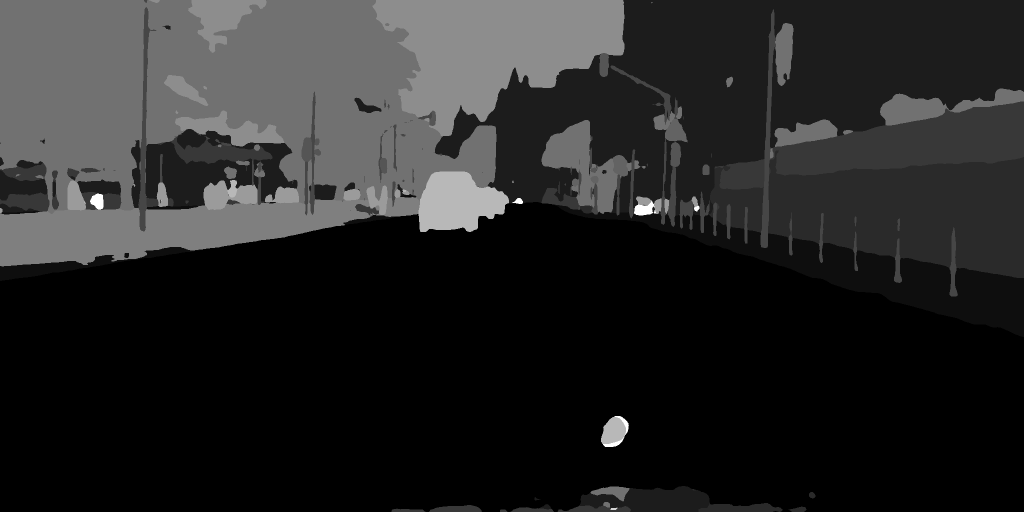
#> input picture predicted_images_city_2/frankfurt_000001_004736_gtFine_labelTrainIds.png, 2048 x 1024 px, found by its file name (shown at 1/2 size)
$ python undate_test.py
#> lines starting #> are read from the running program, lines starting #| are printed output that depends on the picture; after the words box and inside, x2 and y2 are one past the last pixel; in counts of white or black regions, pixels touching at a corner belong together
import numpy as np
import cv2
import matplotlib.pyplot as plt

# Cityscapes的19个类别到RGB颜色的映射
label_to_color = {
    0: [128, 64, 128],  # 道路
    1: [244, 35, 232],  # 人行道
    2: [70, 70, 70],    # 建筑
    3: [102, 102, 156], # 墙壁
    4: [190, 153, 153], # 栅栏
    5: [153, 153, 153], # 桥
    6: [250, 170, 30],  # 停车标记
    7: [220, 220, 0],   # 柱子
    8: [107, 142, 35],  # 草地
    9: [152, 251, 152], # 植被
    10: [70, 130, 180], # 天空
    11: [220, 20, 60],  # 人
    12: [255, 0, 0],    # 骑车人
    13: [0, 0, 142],    # 汽车
    14: [0, 0, 70],     # 卡车
    15: [0, 60, 100],   # 巴士
    16: [0, 80, 100],   # 火车
    17: [0, 0, 230],    # 摩托车
    18: [119, 11, 32],  # 自行车
}

# 替换此路径为你的图像文件路径
image_path = r'D:\study\banjiandu\UniMatch-main\Erhai semantic segmentation\predicted_images_city_2\frankfurt_000001_004736_gtFine_labelTrainIds.png'
# image_path = r'D:\study\banjiandu\UniMatch-main\Erhai semantic segmentation\predicted_images_city_2\munster_000063_000019_gtFine_labelTrainIds.png'

# 使用OpenCV加载图像，这里假设图像是单通道的类别标签图
label_image = cv2.imread(image_path, cv2.IMREAD_GRAYSCALE)
#> label_image is the input picture: shape (1024, 2048); min 0, max 18, mean 2.74

# 检查图像是否成功加载
if label_image is None:
    raise ValueError("Image not found or path is incorrect")

# 创建一个空的RGB图像
colored_image = np.zeros((label_image.shape[0], label_image.shape[1], 3), dtype=np.uint8)

# 根据预测的类别标签填充颜色
for label, color in label_to_color.items():
    mask = label_image == label
    colored_image[mask] = color
#> this loop made 19 passes
#> pass 1, `mask = label_image == label`:
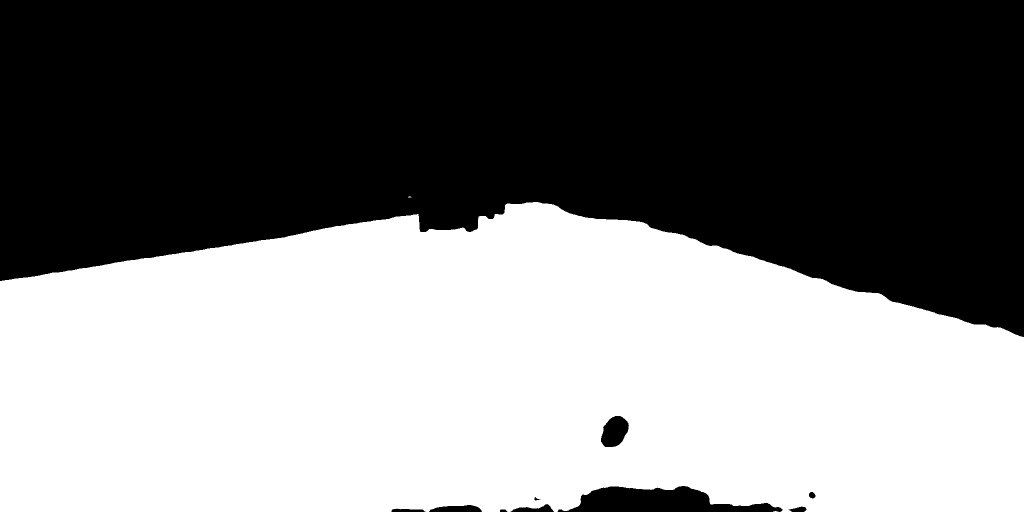
#> mask: shape (1024, 2048) bool (shown at 1/2 size); 49.5% white; 3 white regions (2 under 20 px), largest, box (x1, y1, x2, y2) and area: (0, 404, 2048, 1024) 1038117
#> pass 2, `mask = label_image == label`:
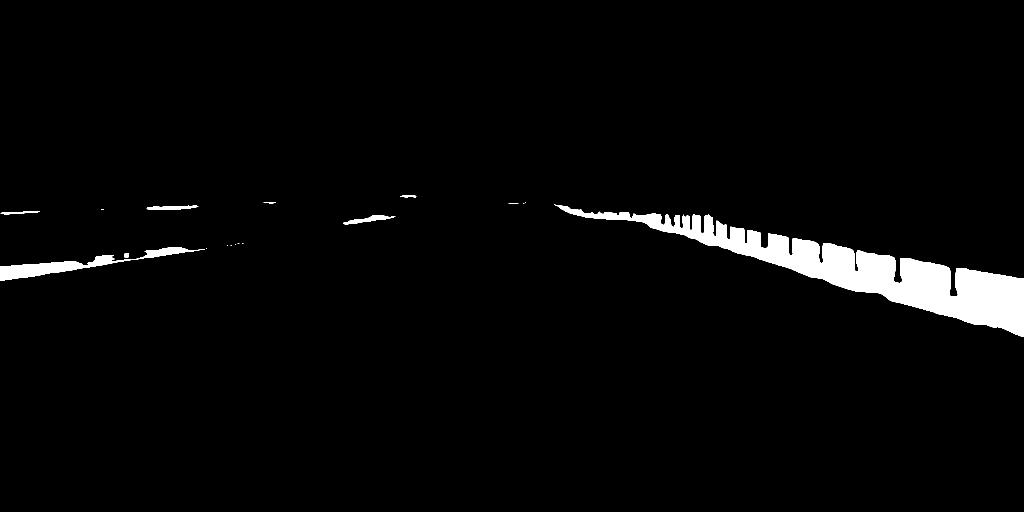
#> mask: shape (1024, 2048) bool (shown at 1/2 size); 3% white; 18 white regions (9 under 20 px), largest, box (x1, y1, x2, y2) and area: (1108, 409, 2048, 674) 54704, (0, 494, 410, 562) 5931, (686, 430, 791, 450) 710
#> pass 3, `mask = label_image == label`:
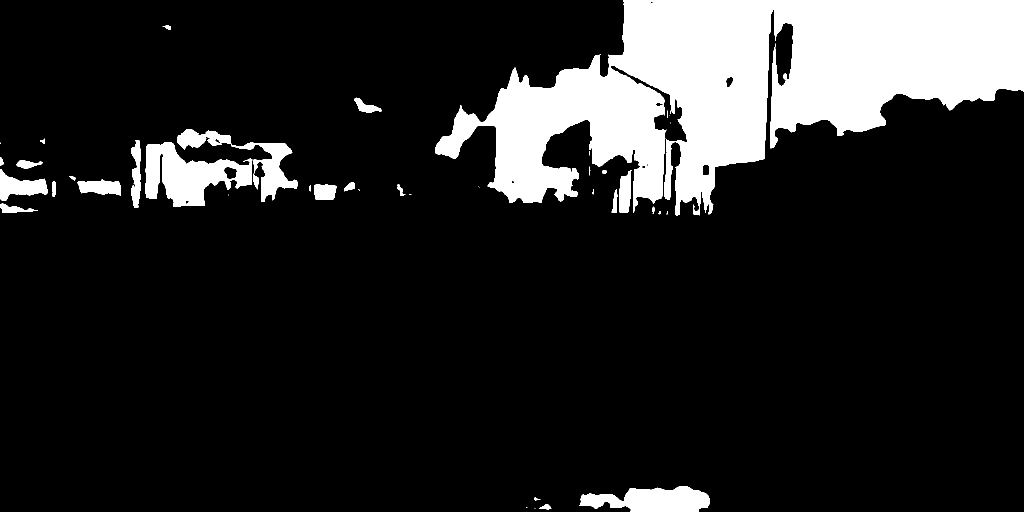
#> mask: shape (1024, 2048) bool (shown at 1/2 size); 14.6% white; 41 white regions (12 under 20 px), largest, box (x1, y1, x2, y2) and area: (870, 0, 2048, 431) 260289, (291, 284, 505, 413) 14773, (1159, 972, 1420, 1024) 9226
#> after the loop:
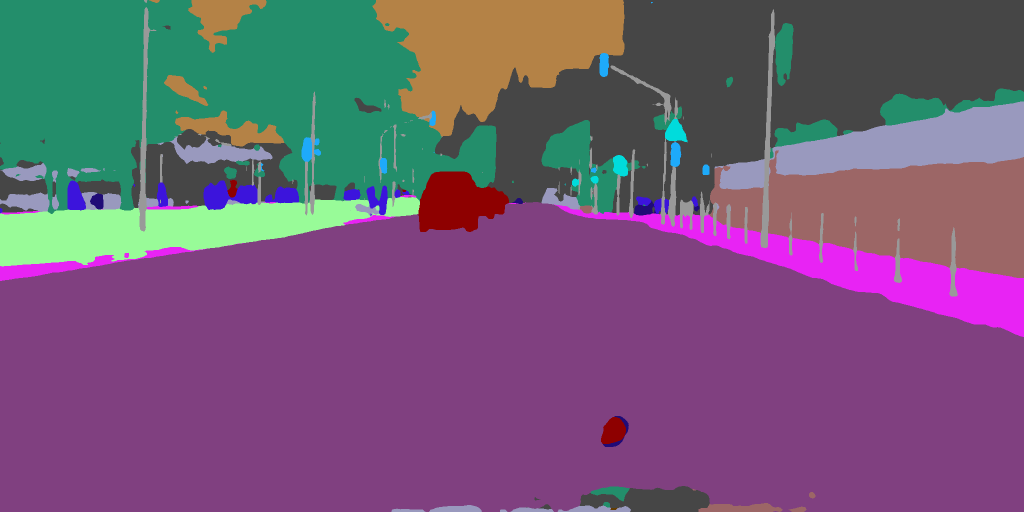
#> colored_image: shape (1024, 2048, 3) (shown at 1/2 size); mean of channels 0, 1, 2 118.8, 89, 114.3; drawn as B, G, R

# 使用matplotlib显示上色后的图像（可选）
plt.imshow(colored_image)
plt.axis('off')
plt.show()

# 指定保存路径和文件名
save_path = r'D:\study\banjiandu\UniMatch-main\Erhai semantic segmentation\splits\cityscapes1\uncity/colored_image3.png'

# 保存上色后的图像
cv2.imwrite(save_path, cv2.cvtColor(colored_image, cv2.COLOR_RGB2BGR))
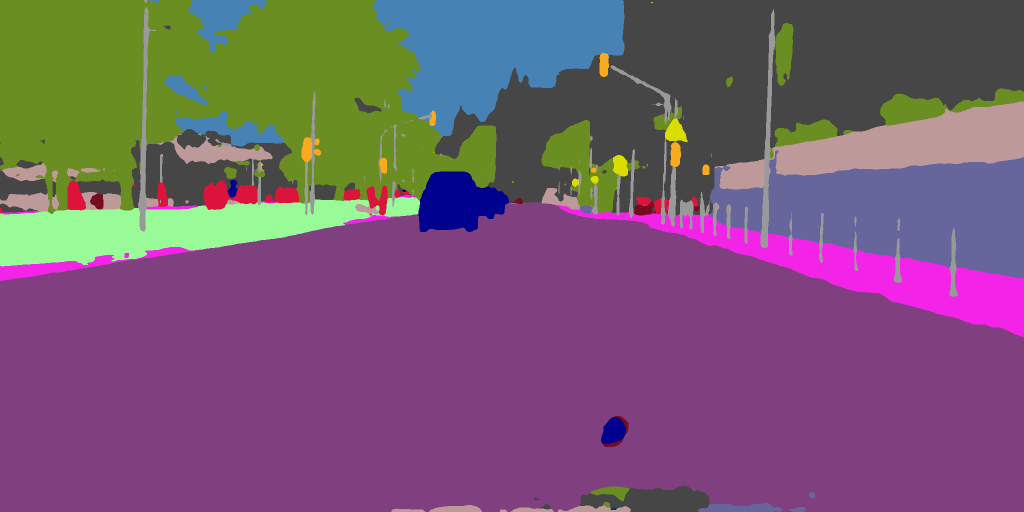
#> saved as colored_image3.png: shape (1024, 2048, 3) (shown at 1/2 size); mean B, G, R 114.3, 89, 118.8

$ run again, with predicted_images_city_2/munster_000063_000019_gtFine_labelTrainIds.png copied over predicted_images_city_2/frankfurt_000001_004736_gtFine_labelTrainIds.png
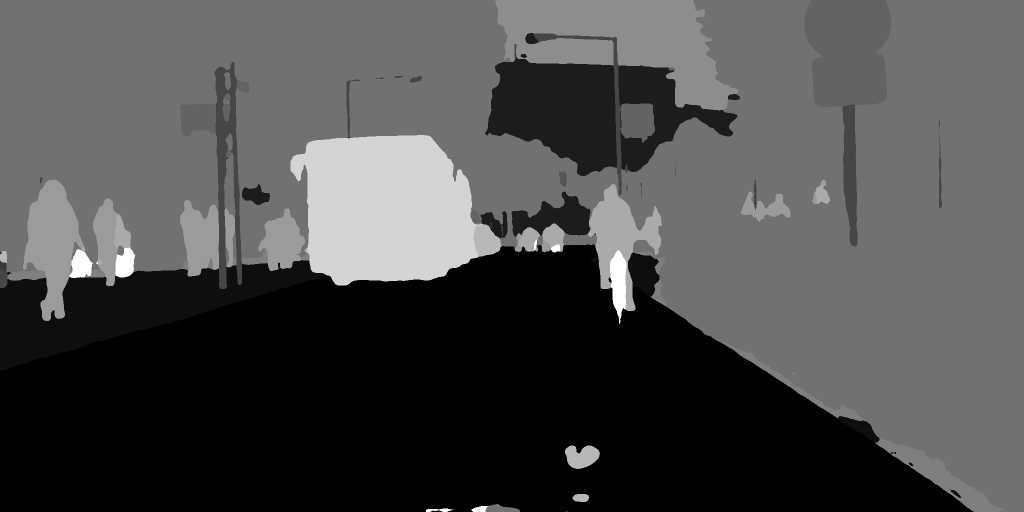
#> input picture predicted_images_city_2/munster_000063_000019_gtFine_labelTrainIds.png, 2048 x 1024 px, found by its file name (shown at 1/2 size)
#> label_image is the input picture: shape (1024, 2048); min 0, max 18, mean 5.36
#> the loop `for label, color in label_to_color.items():` made 19 passes
#> pass 1, `mask = label_image == label`:
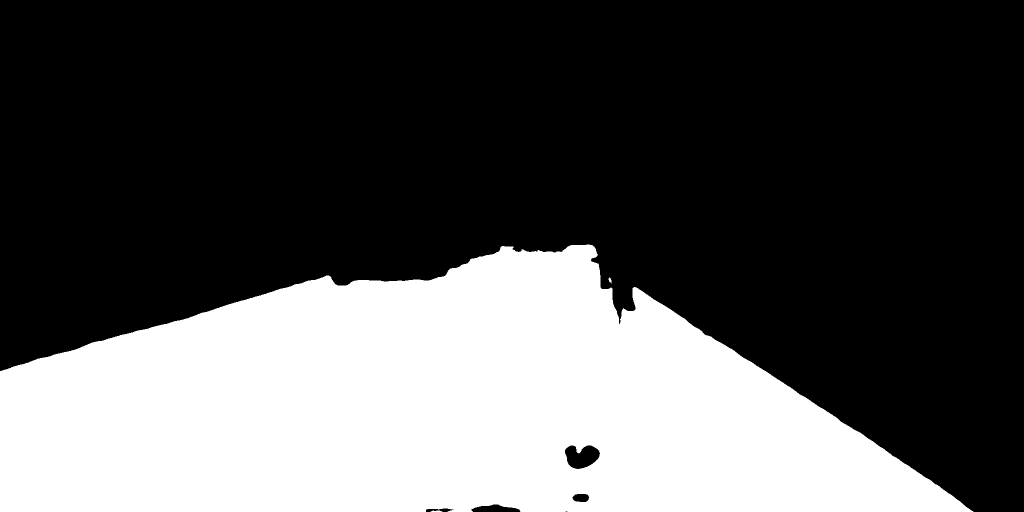
#> mask: shape (1024, 2048) bool (shown at 1/2 size); 33.2% white; 3 white regions, box (x1, y1, x2, y2) and area: (0, 489, 1947, 1024) 696606, (861, 1021, 885, 1024) 54, (1217, 554, 1223, 567) 44
#> `cv2.imwrite(save_path, cv2.cvtColor(colored_image, cv2.COLOR_RGB2BGR))`:
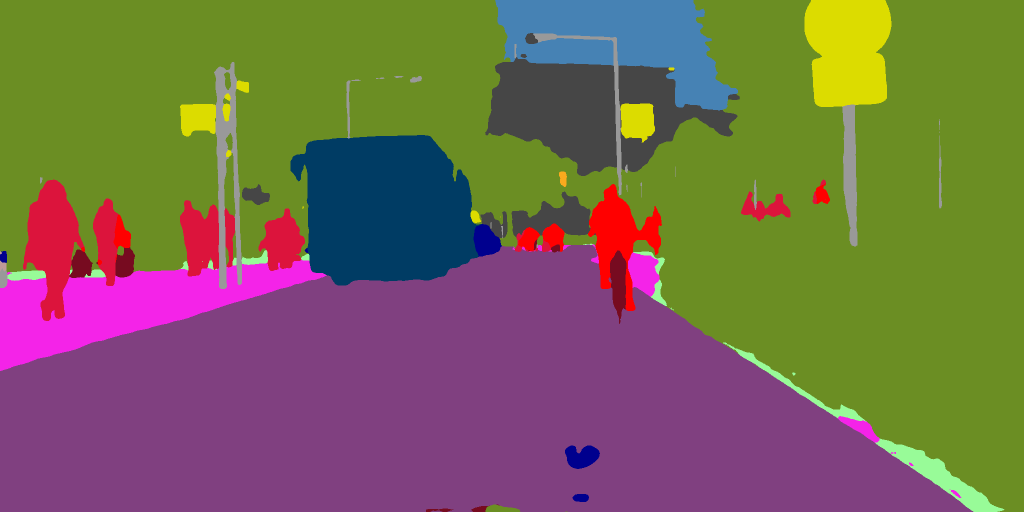
#> saved as colored_image3.png: shape (1024, 2048, 3) (shown at 1/2 size); mean B, G, R 82.5, 103.9, 118.3
